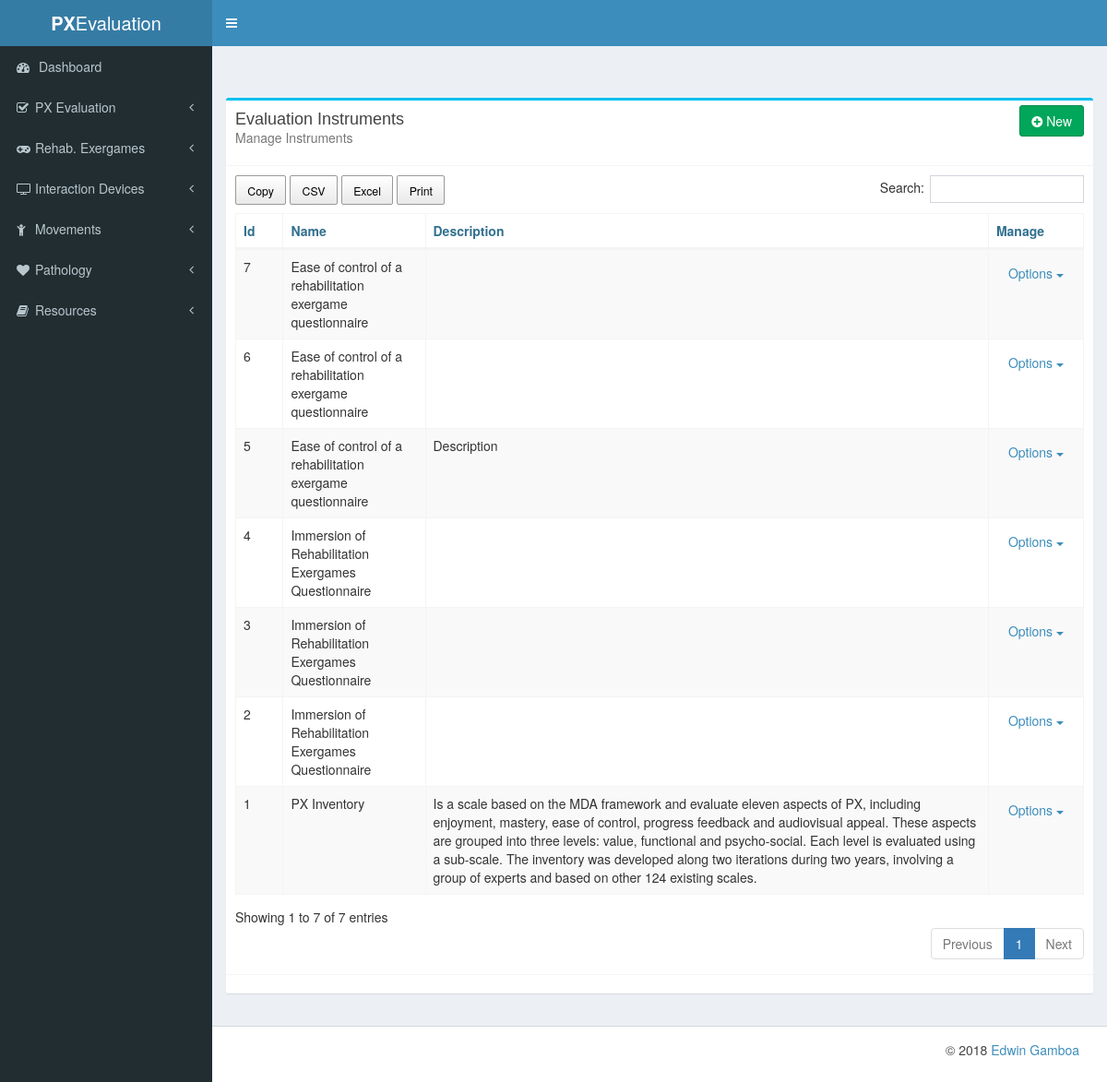
The page /px_evaluation/instruments/ on the database its author committed.
### px_evaluation/models.py (models this page shows, shortened)
class Instrument(models.Model):
    name = models.CharField(max_length=140)
    description = models.TextField(blank=True)
    aspects = models.ManyToManyField(Aspect, blank=True)
    methods = models.ManyToManyField(Method, blank=True)
    resources = models.ManyToManyField(Resource, blank=True)

### px_evaluation/views.py (the view)
class InstrumentList(ListView):
    model = Instrument

### templates/px_evaluation/instrument_list.html (shortened to what this page needs)
{% extends "list_base.html" %}
{% block card_title %}Evaluation Instruments{% endblock card_title %}
{% block card_description %}Manage Instruments{% endblock card_description%}
{% block table_head %}
    <tr>
        <th>Id</th>
        <th>Name</th>
        <th>Description</th>
        <th>Manage</th>
    </tr>
{% endblock table_head %}
{% block table_body %}
    {% for object in object_list %}
        <tr>
            <td>{{ object.id }}</td>
            <td>{{ object.name }}</td>
            <td>{{ object.description }}</td>
            <td>
                <div class="dropdown">
                    <a href="#" class="btn dropdown-toggle" data-toggle="dropdown">
                        Options
                        <b class="caret"></b>
                    </a>
                </div>
            </td>
        </tr>
    {% endfor %}
{% endblock table_body %}
{% block new_url %} {% url 'px_evaluation:new_instruments' %} {% endblock new_url %}

### rows shown on the page
Instrument: id "1", name "PX Inventory", description "Is a scale based on the MDA framework and evaluate eleven aspects of PX, including enjoyment, mastery, ease of control, progress feedback and audiovisual appeal. These aspects are grouped into three levels: value, functional and psycho-social. Each level is evaluated using a sub-scale. The inventory was developed along two iterations during two years, involving a group of experts and based on other 124 existing scales."
Instrument: id "2", name "Immersion of Rehabilitation Exergames Questionnaire"
Instrument: id "3", name "Immersion of Rehabilitation Exergames Questionnaire"
Instrument: id "4", name "Immersion of Rehabilitation Exergames Questionnaire"
Instrument: id "5", name "Ease of control of a rehabilitation exergame questionnaire", description "Description"
Instrument: id "6", name "Ease of control of a rehabilitation exergame questionnaire"
Instrument: id "7", name "Ease of control of a rehabilitation exergame questionnaire"
